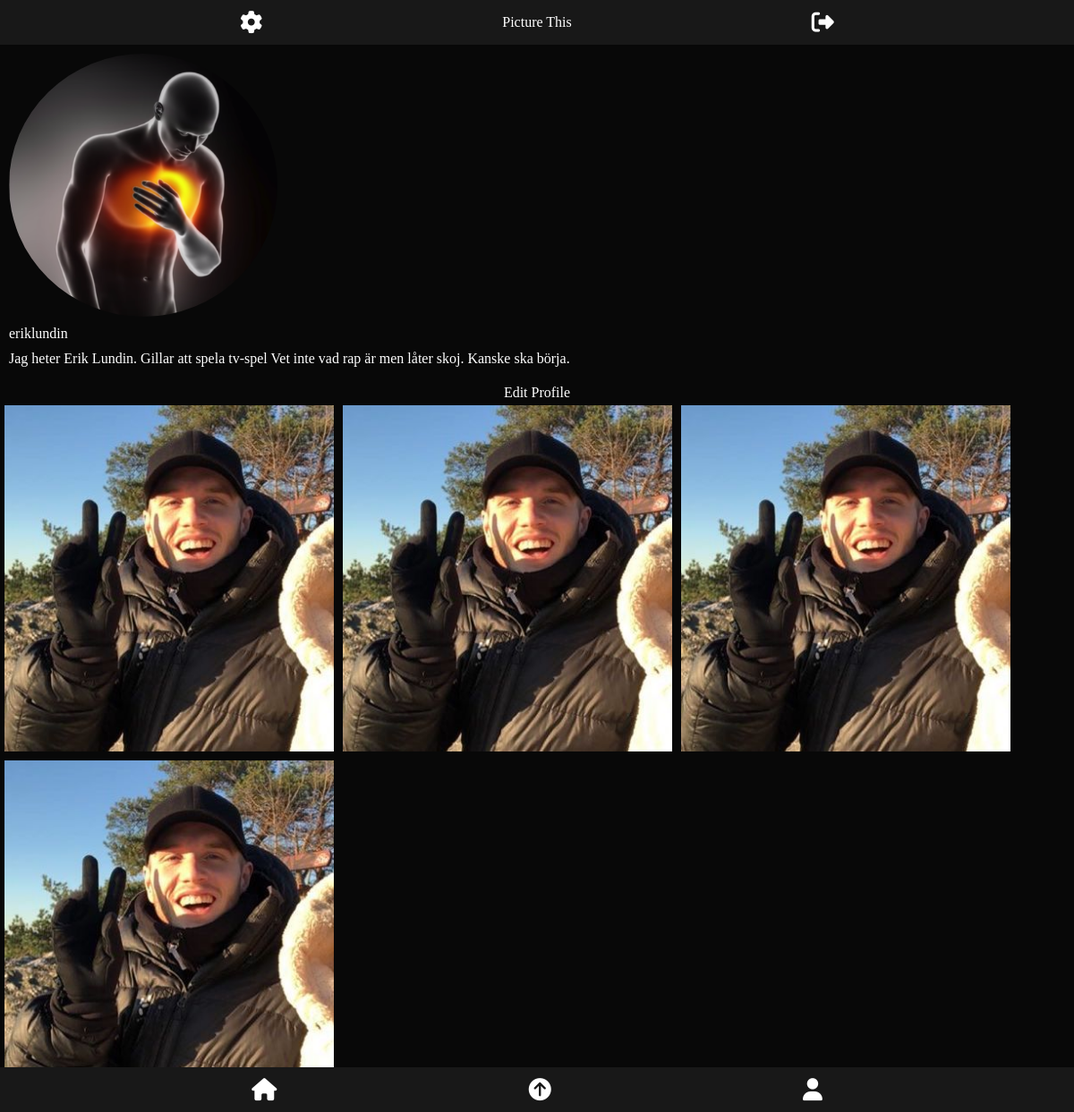
Before: /profile.php (signed in) with the older database file.
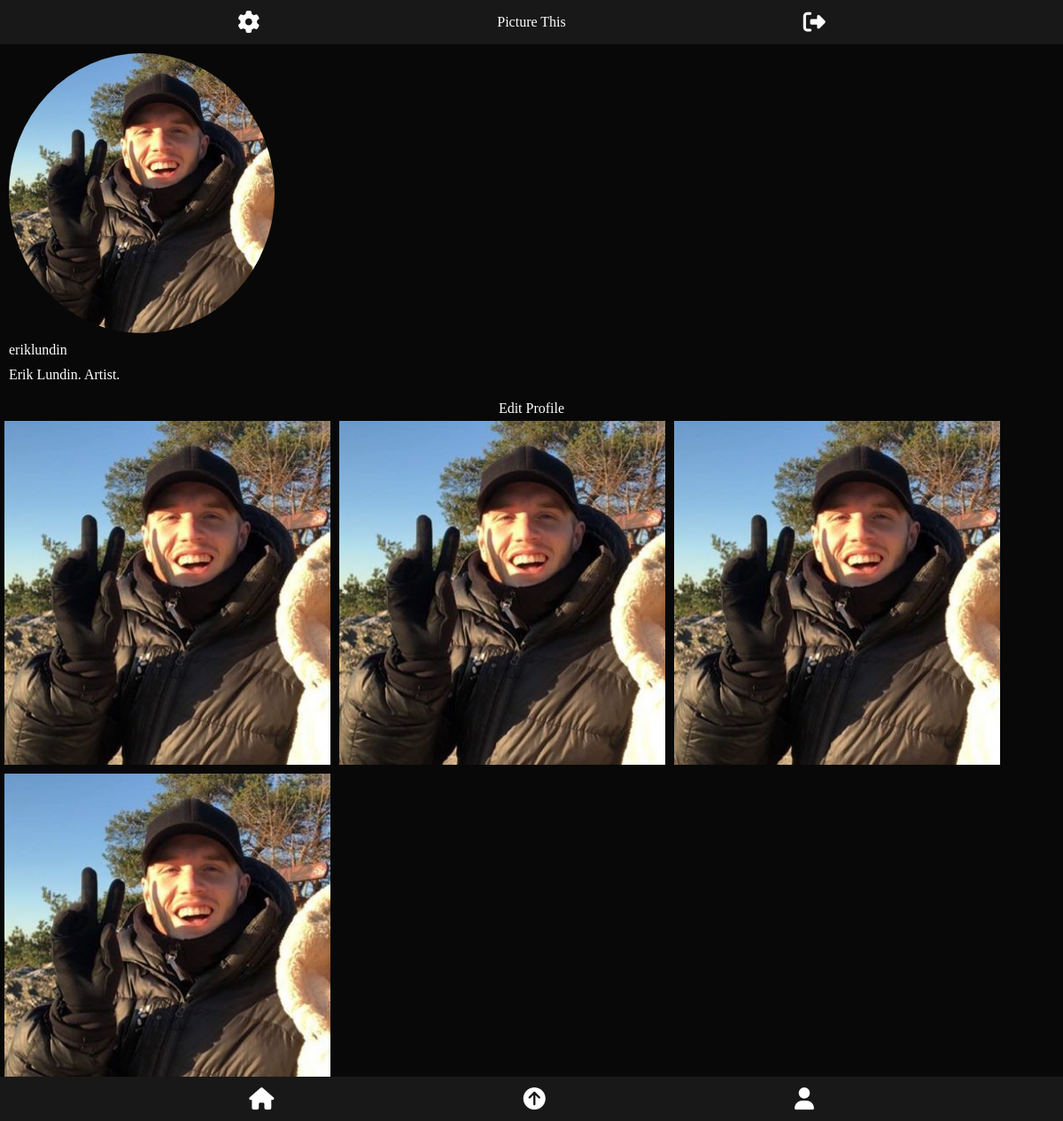
After: the same page with the newer database file.
### tables this page shows
CREATE TABLE users (
id INTEGER PRIMARY KEY,
fullname VARCHAR,
username VARCHAR,
email VARCHAR,
password VARCHAR,
profileimage VARCHAR,
biography VARCHAR);

CREATE TABLE posts(
id integer primary key autoincrement,
postImage VARCHAR,
postContent VARCHAR,
createdAt DATE NOT NULL DEFAULT CURRENT_DATE,
userId INTEGER
);

### app/functions.php (called while the page is built, shortened)
<?php
function isLoggedIn(): bool
{
    return isset($_SESSION['user']);
}
function getUserById(int $id, PDO $pdo): array
{
    $statement = $pdo->prepare('SELECT * FROM users WHERE id = :id');
    $statement->bindParam(':id', $id, PDO::PARAM_STR);
    $statement->execute();
    $user = $statement->fetch(PDO::FETCH_ASSOC);
    if ($user) {
        return $user;
    }
    return $user = [];
}
function getPostsByUser(int $id, object $pdo): array
{
    $statement = $pdo->prepare('SELECT * FROM posts WHERE userId = :userId');
    $statement->bindParam(':userId', $id, PDO::PARAM_INT);
    $statement->execute();
    $posts = $statement->fetchAll(PDO::FETCH_ASSOC);
    return $posts;
}

### app/config.php (called while the page is built, shortened)
<?php
return [
    'title' => 'Picture This',
    'database_path' => sprintf('sqlite:%s/database/database.db', __DIR__),
];

### app/autoload.php (called while the page is built, shortened)
<?php
require __DIR__.'/functions.php';
$config = require __DIR__.'/config.php';

### profile.php (the view, shortened to what this page needs)
<?php require __DIR__ . '/views/header.php'; ?>
<?php $user = getUserById($_SESSION['user']['id'], $pdo); ?>
<?php $id = (int) $_SESSION['user']['id']; ?>
<?php $posts = getPostsByUser($id, $pdo); ?>
<section class="profile-page">
    <div class="profile-info">
        <div class="profile-image">
            <?php if (isLoggedIn()) : ?>
                <img class="profile-image-src" src="<?= 'app/users/images/' . $user['profileimage'] ?>" alt="Profile-image">
            <?php endif; ?>
        </div>
        <p> <?php echo $user['username'] ?></p>
        <div class="biography-profile-page">
            <?php if (isLoggedIn()) : ?>
                <p><?php echo $user['biography']; ?></p>
            <?php endif; ?>
        </div>
    </div>
    <a href="settings.php">Edit Profile</a>
    <?php if (isLoggedIn()) : ?>
        <div class="profileWrapper">
            <?php foreach ($posts as $post) : ?>
                <img data-id="<?= $post['id'] ?>" class="profilePostSrc" src="<?= 'app/posts/uploads/' . $post['postImage'] ?>" alt="">
            <?php endforeach; ?>
        </div>
    <?php endif; ?>
</section>
<?php require __DIR__ . '/views/footer.php'; ?>

### views/header.php (shortened to what this page needs)
<?php
require __DIR__ . '/../app/autoload.php';
?>
<!DOCTYPE html>
<html lang="en">
<head>
    <link rel="stylesheet" href="/assets/styles/main.css">
</head>
<body>
    <?php require __DIR__ . '/navigation.php'; ?>

### views/navigation.php
<?php if (isLoggedIn()) : ?>
    <nav>
        <ul>
            <li class="nav-item">
                <a class="nav-link<?php echo $_SERVER['SCRIPT_NAME'] === '/settings.php' ? 'active' : ''; ?>" href="/settings.php"><i class="fas fa-cog"></i></a>
            </li>
            <li class="nav-item">
                <a class="navbar-brand" href="/index.php"><?php echo $config['title']; ?></a>
            </li>
            <li class="nav-item">
                <a class="nav-link" href="/app/users/logout.php"><i class="fas fa-sign-out-alt"></i></a>
            </li>
        </ul>
    </nav>
<?php else : ?>
    <nav class="navbar">
        <a class="navbar-brand" href="#"><?php echo $config['title']; ?></a>
    <?php endif; ?>

### views/footer.php (shortened to what this page needs)
<footer>
    <section class="footer">
        <a class="icons" href="index.php"><i class="fas fa-home"></i></a>
        <a class="icons" href="upload.php"><i class="fas fa-arrow-circle-up"></i></a>
        <a class="icons" href="profile.php"><i class="fas fa-user"></i></a>
    </section>
</footer>
</body>
</html>

### assets/styles/main.css (style rules this page uses)
* { margin: 0; padding: 0; box-sizing: border-box; color: white; }
body { margin-top: 50px; width: 100vw; height: 100vh; display: flex; flex-direction: column; align-items: center; justify-content: center; background-color: #080808; }
section { width: 50vw; height: 100%; display: flex; flex-direction: column; align-items: center; justify-content: center; }
.profile-page { width: 100%; display: flex; justify-content: flex-start; }
.profile-image-src { width: 25%; margin: 0 10px; border-radius: 50%; display: flex; }
.biography-profile-page { width: 80%; }
.profilePostSrc { width: calc(92% / 3); margin: 5px; }
.profileWrapper { display: flex; flex-direction: row; flex-wrap: wrap; }
.profile-info { margin: 10px; width: 100%; }
.profile-info p { margin: 10px 10px; }
footer { width: 100%; }
.footer { width: 100%; height: 50px; display: flex; flex-direction: row; justify-content: space-evenly; background-color: #181818; position: fixed; bottom: 0; }
a:link { text-decoration: none; }
i { font-size: 25px; }
nav { width: 100%; height: 50px; position: fixed; top: 0; }
ul { display: flex; flex-direction: row; justify-content: space-evenly; align-items: center; height: 50px; background-color: #181818; }
li { list-style-type: none; }

Changed rows visible on the page:
changed users "eriklundin": profileimage: a different picture; biography "Jag heter Erik Lundin. Gillar att spela tv-spel Vet inte vad rap är men låter skoj. Kanske ska börja." → "Erik Lundin. Artist."
